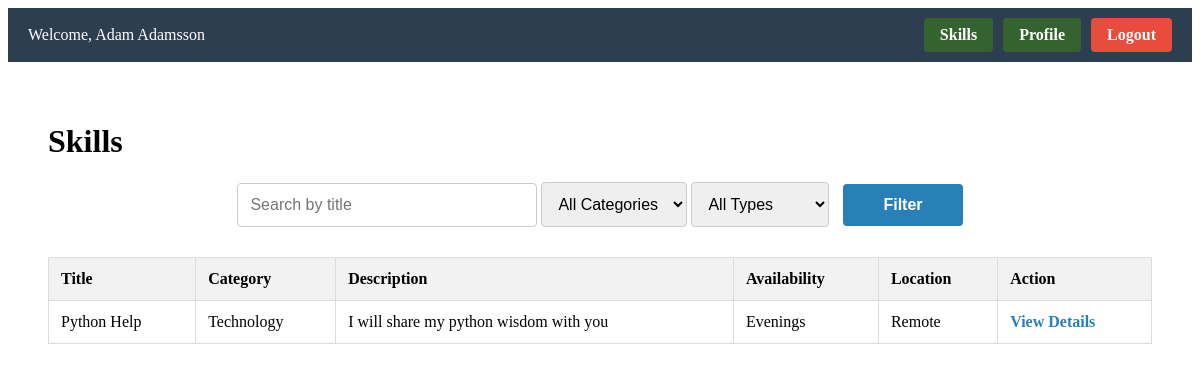
/skillswapapp/skills/ (signed in), run on the app's committed database.
### skillswapapp/models.py (models this page shows, shortened)
class Skill(models.Model):
    TYPE_CHOICES = [
        ("offer", "Offering Skill"),
        ("seek", "Seeking Skill"),
    ]
    CATEGORY_CHOICES = [
        ("music", "Music"),
        ("language", "Language"),
        ("tech", "Technology"),
        ("art", "Art"),
        ("sports", "Sports"),
        ("other", "Other"),
    ]
    user = models.ForeignKey(User, on_delete=models.CASCADE, related_name="skills")
    type = models.CharField(max_length=10, choices=TYPE_CHOICES, default="offer", help_text="*")
    title = models.CharField(max_length=100, help_text="*")
    category = models.CharField(max_length=20, choices=CATEGORY_CHOICES, default="other", help_text="*")
    description = models.TextField(max_length=300, help_text="*")
    availability = models.CharField(max_length=100, help_text="* E.g. Weekends, Evenings etc.")
    location = models.CharField(max_length=100, help_text="* E.g. City, Remote etc.")

### skillswapapp/views.py (the view)
# urls.py: path("skills/", views.skills, name="skills"),
@login_required(login_url="skillswapapp:login")
def skills(request):
    query = request.GET.get("q", "")
    category = request.GET.get("category", "")
    type_ = request.GET.get("type", "")
    current_username = request.session.get("username")
    skills = Skill.objects.exclude(user__username=current_username)
    if category:
        skills = skills.filter(category__iexact=category)
    if type_:
        skills = skills.filter(type__iexact=type_)
    if query:
        skills = skills.filter(Q(title__icontains=query) | Q(category__icontains=query))
    return render(request, "skillswapapp/skills.html", {"skills": skills})

### templates/skillswapapp/skills.html (shortened to what this page needs)
{% extends 'skillswapapp/base.html' %}
{% load static %}
{% block body_block %}
<div class="content">
  <h1>Skills</h1>
  <form method="get" class="search-form">
    <input type="text" name="q" placeholder="Search by title" value="{{ request.GET.q }}">
    <select name="category" style="padding: 12px; font-size: 16px; border-radius: 4px; border: 1px solid #ccc;">
      <option value="">All Categories</option>
    </select>
    <select name="type" style="padding: 12px; font-size: 16px; border-radius: 4px; border: 1px solid #ccc;">
      <option value="">All Types</option>
    </select>
    <button type="submit">Filter</button>
  </form>
  <table>
    <thead>
      <tr>
        <th>Title</th>
        <th>Category</th>
        <th>Description</th>
        <th>Availability</th>
        <th>Location</th>
        <th>Action</th>
      </tr>
    </thead>
    <tbody>
      {% for skill in skills %}
        <tr>
          <td>{{ skill.title }}</td>
          <td>{{ skill.get_category_display }}</td>
          <td>{{ skill.description }}</td>
          <td>{{ skill.availability }}</td>
          <td>{{ skill.location }}</td>
          <td><a href="{% url 'skillswapapp:skilldetails' skill.id %}" class="view-link">View Details</a></td>
        </tr>
      {% empty %}
        <tr>
          <td colspan="6">No skills found.</td>
        </tr>
      {% endfor %}
    </tbody>
  </table>
</div>
{% endblock %}

### templates/skillswapapp/base.html (shortened to what this page needs)
<html>
    <head>
        {% load static %}
        <link rel="stylesheet" href="{% static "css/styles.css" %}">
    </head>
    <body>
        {% if user.is_authenticated %}
        <div class="top-bar">
          <div class="user-info">
            <span>Welcome, {{ request.user.first_name }}</span>
          </div>
            <div class="btn-container">
              <a href="{% url 'skillswapapp:skills' %}" class="profile-btn">Skills</a>
              <a href="{% url 'skillswapapp:profile' %}" class="profile-btn">Profile</a>
              <a href="{% url 'skillswapapp:logout' %}" class="logout-btn">Logout</a>
            </div>
        </div>
        {% endif %}
            {% block body_block %}{% endblock %}
    </body>
</html>

### static/css/styles.css (style rules this page uses)
.top-bar { display: flex; justify-content: space-between; align-items: center; background-color: #2c3e50; color: white; padding: 10px 20px; font-size: 16px; }
.btn-container { display: flex; gap: 10px; }
.profile-btn { background-color: #34632f; color: white; padding: 8px 16px; border: none; border-radius: 4px; text-decoration: none; font-weight: bold; }
.logout-btn { background-color: #e74c3c; color: white; padding: 8px 16px; border: none; border-radius: 4px; text-decoration: none; font-weight: bold; }
.content { padding: 40px; }
.search-form { margin-bottom: 30px; text-align: center; }
.search-form input { padding: 12px; width: 300px; border-radius: 4px; border: 1px solid #ccc; font-size: 16px; }
.search-form button { padding: 12px 40px; background-color: #2980b9; color: white; border: none; border-radius: 4px; font-size: 16px; font-weight: bold; margin-left: 10px; cursor: pointer; transition: background-color 0.3s ease; }
table { width: 100%; border-collapse: collapse; margin-top: 20px; }
th, td { padding: 12px; border: 1px solid #ddd; text-align: left; }
th { background-color: #f2f2f2; }
.view-link { color: #2980b9; text-decoration: none; font-weight: bold; }
.user-info { display: flex; align-items: center; gap: 10px; }

### data on the page
Skill: title "Python Help", category "Technology", description "I will share my python wisdom with you", availability "Evenings", location "Remote"

### other printed values
{{ request.user.first_name }} "Adam Adamsson"
